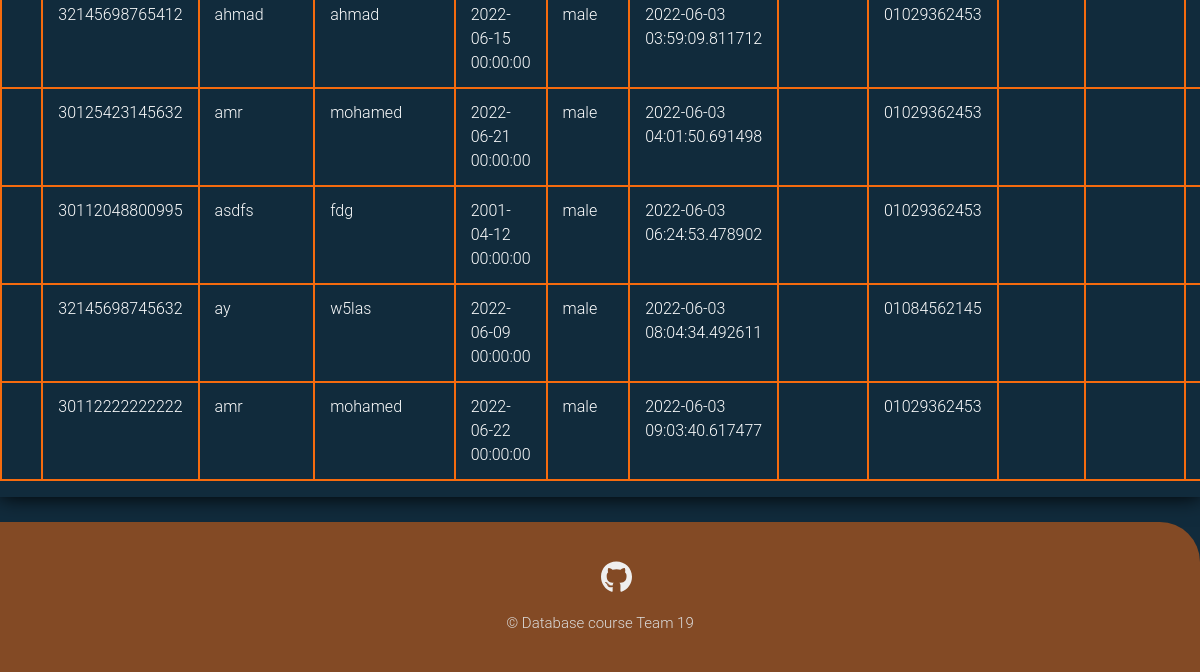
Before: /patients_table (signed in, lower part) with the older database file.
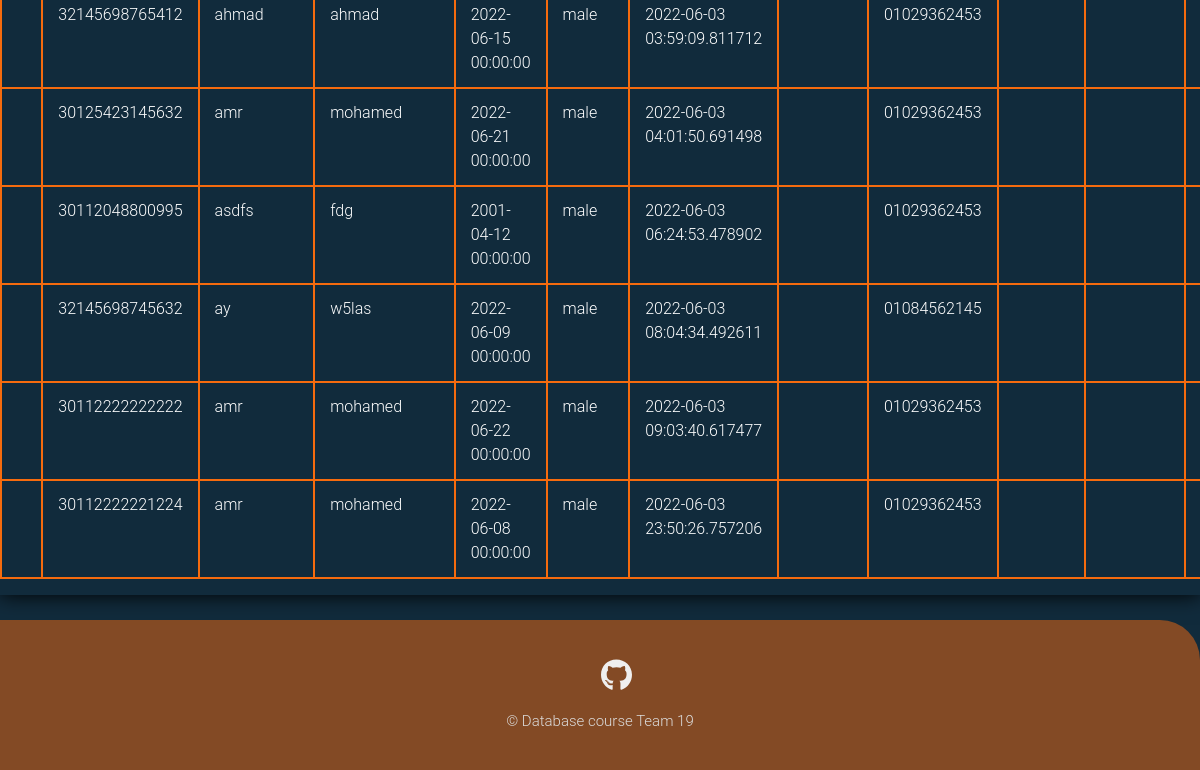
After: the same page with the newer database file.
### emergencydebartment/models.py (models this page shows, shortened)
class User(db.Model, UserMixin):
    __tablename__ = 'user_table'
    id = db.Column(db.Integer, primary_key=True)
    ssn = db.Column(db.Integer, unique=True,nullable=False)
    Fname = db.Column(db.String(20),nullable=False)
    Sname = db.Column(db.String(20))
    Lname = db.Column(db.String(20),nullable=False)
    gender = db.Column(db.String(6),nullable=False)
    phone = db.Column(db.String(11), default='Unknown')
    address = db.Column(db.String(70), default='Unknown')
    birth_date = db.Column(db.DateTime,nullable=False)
    user_role = db.Column(db.String(15), nullable=False, default='Patient')
    password = db.Column(db.String(61),nullable=False)

class Patient(User):
    id = db.Column(db.Integer, db.ForeignKey('user_table.id'),primary_key=True)
    date =  db.Column(db.DateTime, default = datetime.utcnow) #date of registeration
    report = db.relationship('Report',  backref='patient', lazy=True, foreign_keys = 'Report.patient_id')
    email = db.Column(db.String(20),unique=True)

class User(db.Model, UserMixin):
    __tablename__ = 'user_table'
    id = db.Column(db.Integer, primary_key=True)
    ssn = db.Column(db.Integer, unique=True,nullable=False)
    Fname = db.Column(db.String(20),nullable=False)
    Sname = db.Column(db.String(20))
    Lname = db.Column(db.String(20),nullable=False)
    gender = db.Column(db.String(6),nullable=False)
    phone = db.Column(db.String(11), default='Unknown')
    address = db.Column(db.String(70), default='Unknown')
    birth_date = db.Column(db.DateTime,nullable=False)
    user_role = db.Column(db.String(15), nullable=False, default='Patient')
    password = db.Column(db.String(61),nullable=False)

### emergencydebartment/routes.py (the view)
@app.route("/patients_table")
@login_required(role = 'Admin')
def ptable():
    table = Patient.query.all()
    if request.method == 'POST':
        print('pri')
    return render_template('patients_table.html', table = table)

### emergencydebartment/models.py (called while the page is built)
@login_manager.user_loader
def load_user(user_id):
    return User.query.get(int(user_id))

### emergencydebartment/routes.py (called while the page is built)
def login_required(role="ANY"):
    def wrapper(fn):
        @wraps(fn)
        def decorated_view(*args, **kwargs):
            if not current_user.is_authenticated:
              return login_manager.unauthorized()
            if current_user.user_role != 'Admin':
                if ((current_user.user_role != role) and (role != "ANY")):
                    return login_manager.unauthorized()
            return fn(*args, **kwargs)
        return decorated_view
    return wrapper

### emergencydebartment/templates/patients_table.html (shortened to what this page needs)
<!DOCTYPE html>
<html lang="en">
<head>
    <link rel="stylesheet" href="../static/styles/all.min.css">
    <link rel="stylesheet" href="../static/styles/bootstrap.min.css">
    <link rel="stylesheet" href="../static/styles/login.css">
    <link rel="stylesheet" href="../static/styles/table.css">
</head>
    <body>
        <div class="content">
                <div class="content-table ">
                    <div class="scrollme">
                        <table class="table table-bordered table-responsive">
                            <tbody>
                            {% for patient in table %}
                                <tr>
                                    <th scope="row"></th>
                                    <td>{{patient.ssn}}</td>
                                    <td>{{patient.Fname}}</td>
                                    <td>{{patient.Lname}}</td>
                                    <td>{{patient.birth_date}}</td>
                                    <td>{{patient.gender}}</td>
                                    <td>{{patient.date}}</td>
                                    <td>{{patient.adderss}}</td>
                                    <td>{{patient.phone}}</td>
                                    <td>{{patient.report.statement}}</td>
                                    <td>{{patient.report.date}}</td>
                                    <td>
                                    </td>
                                </tr>
                                {% endfor %}
                            </tbody>
                        </table>
                    </div>
                </div>
                    </div>
        <section class="foot">
            <footer>
                <ul class="social_icon">
                    <li><a href="#"><i class="fa-brands fa-github"></i></a></li>
                </ul>
                <p style="font-size: 15px; color: var(--gray-color)">&copy; Database course Team 19</p>
            </footer>
        </section>
    </body>
</html>

### emergencydebartment/static/styles/login.css (style rules this page uses)
:root { --blue-color: #112B3C; --orange-color:#F66B0E; --blue-off-color:#205375; --white-off-color:#EFEFEF; --gray-color:#DDDDDD; }
html, body { height: 100%; font-family: 'Roboto Light',sans-serif; background-color: var(--blue-color); }
footer { position: relative; width: 100%; background-color:rgba(246, 107, 14,50%) ; height: 150px; padding: 30px 50px; display: flex; justify-content: center; align-items: center; flex-direction: column; border-top-right-radius: 40px; }
footer .social_icon, footer .mn { position:relative; display:flex; justify-content:center; align-items:center; margin:10px 0; flex-wrap: wrap; }
footer .social_icon li, footer .mn li { list-style: none; }
footer .social_icon li a { font-size: 2em; color: var(--white-off-color); margin: 0 10px; display: inline-block; transition: 0.5s; }

### emergencydebartment/static/styles/table.css (style rules this page uses)
.content { min-height: 70vh; display: flex; align-items: center; justify-content: center; }
.content-table { border-collapse: collapse; margin: 25px 0; min-width: 400px; max-width: 1400px; min-height: 200px; box-shadow: 0 0 20px rgb(0, 0, 0.15); overflow-x: auto; }

Changed rows visible on the page:
added Patient: ssn "30112222221224", Fname "amr", Lname "mohamed", birth_date "2022-06-08 00:00:00", gender "male", date "2022-06-03 23:50:26.757206", phone "01029362453"
